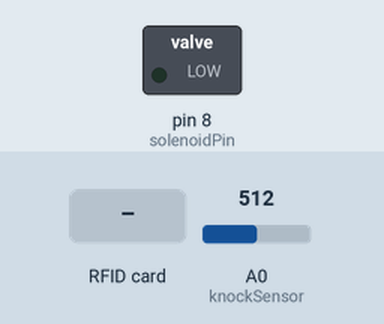
This sketch was run on a simulated Arduino Uno, built with avr-gcc and run on an emulated ATmega328P. Shown: switched loads named in the sketch (green lamp = pin HIGH). The test bench sets the inputs (shaded band); at power-on: A0 (knockSensor) = 512. Pins used as bus, display or sensor lines are not drawn; what the sketch prints to the serial monitor is not drawn.

Above: at 1.2 s.
1.3 s: RFID card 5E 7A 19 C4 held to the reader
At 2.1 s:
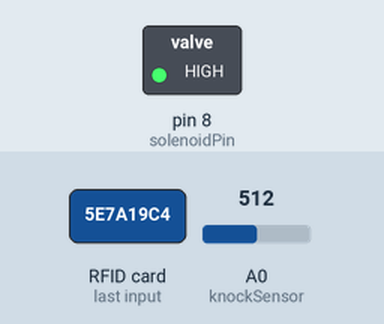
Timing chart, 0 to 4.3 s (numbered marks = the images above; inputs shaded):
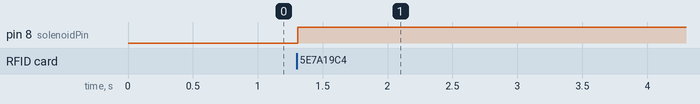

The sketch:

solenoid_move.ino
```cpp
#include <SPI.h>
#include <MFRC522.h>

#define RST_PIN         9          // Configurable, see typical pin layout above
#define SS_PIN          10         // Configurable, see typical pin layout above

MFRC522 mfrc522(SS_PIN, RST_PIN);  // Create MFRC522 instance
int solenoidPin = 8;                    //This is the output pin on the Arduino
const int knockSensor = A0;  // the piezo is connected to analog pin 0
const int threshold = 100;   // threshold value to decide when the detected sound is a crash or not

// these variables will change:
int sensorReading = 0;  // variable to store the value read from the sensor pin

void setup()
{
  pinMode(solenoidPin, OUTPUT);          //Sets that pin as an output
  Serial.begin(9600);		// Initialize serial communications with the PC
	while (!Serial);		// Do nothing if no serial port is opened (added for Arduinos based on ATMEGA32U4)
	SPI.begin();			// Init SPI bus
	mfrc522.PCD_Init();		// Init MFRC522
	delay(4);				// Optional delay. Some board do need more time after init to be ready, see Readme
	mfrc522.PCD_DumpVersionToSerial();	// Show details of PCD - MFRC522 Card Reader details
	Serial.println(F("Scan PICC to see UID, SAK, type, and data blocks..."));
}
bool solenoidState = LOW; // Current state of the solenoid

void loop()
{

  sensorReading = analogRead(knockSensor);
  // // if the sensor reading is greater than the threshold:
  if (sensorReading >= threshold) {
    Serial.print("Crash");
  }
  delay(100);  // delay to avoid overloading the serial port buffer

  // Reset the loop if no new card present on the sensor/reader. This saves the entire process when idle.
	if ( ! mfrc522.PICC_IsNewCardPresent()) {
		return;
	}

	// Select one of the cards
	if ( ! mfrc522.PICC_ReadCardSerial()) {
		return;
	}

  solenoidState = !solenoidState; // Toggle the state
  digitalWrite(solenoidPin, solenoidState); // Apply the new state to the solenoid
  Serial.println(solenoidState ? "Solenoid ON" : "Solenoid OFF");                //Wait 1 Second
  mfrc522.PICC_DumpToSerial(&(mfrc522.uid));
  delay(1000);
}
```

Measured:
- after the input at 1.3 s, pin 8 (solenoidPin): LOW → HIGH at once
